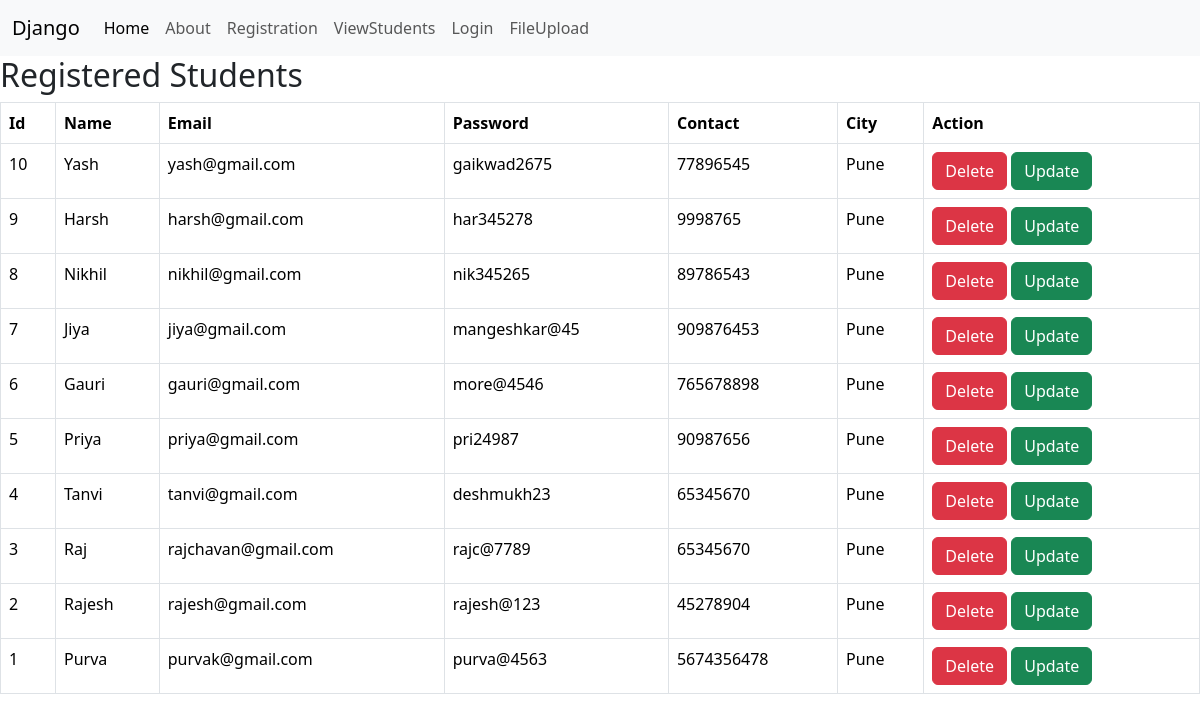
Before: /viewstudents/ with the older database file.
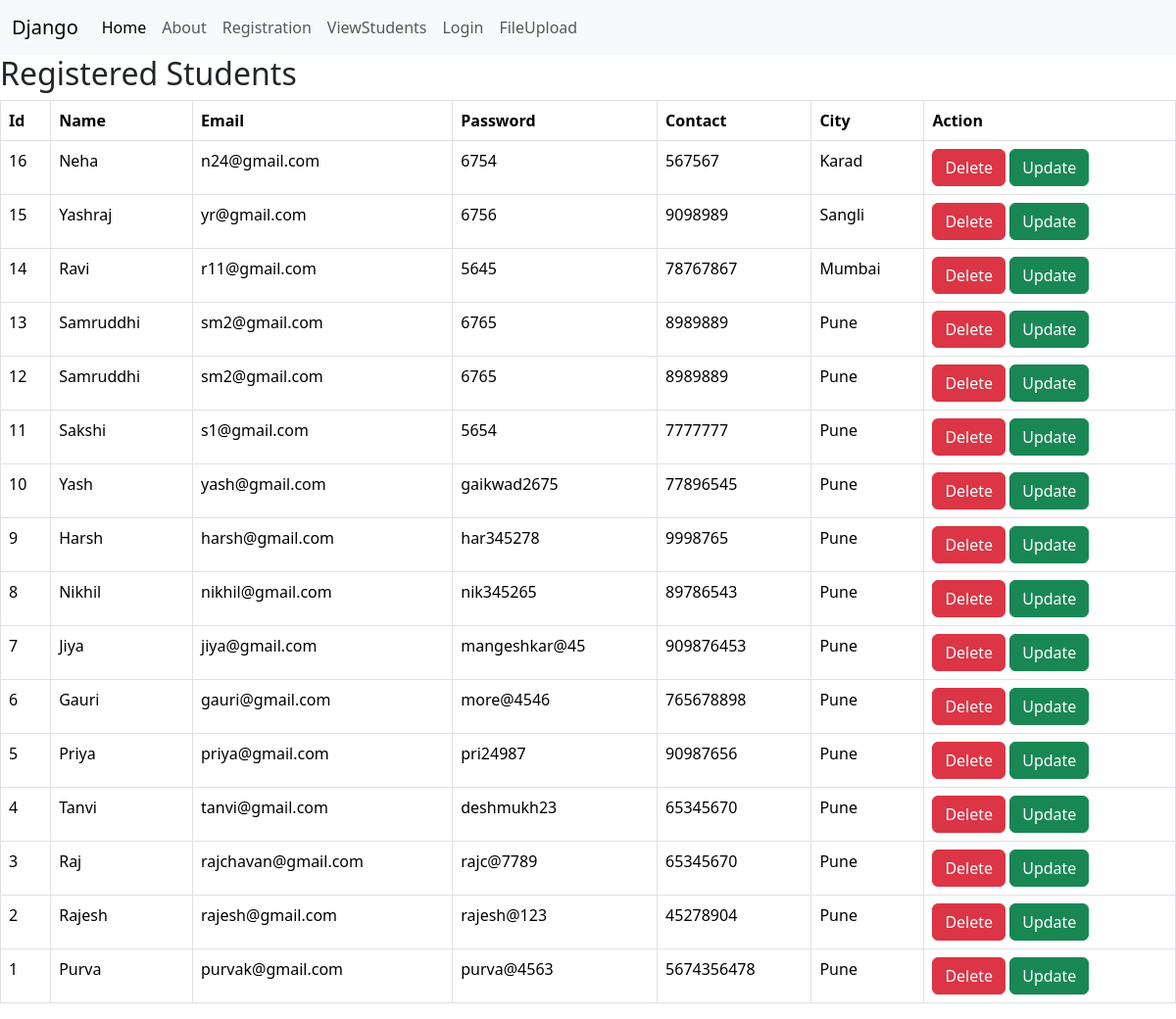
After: the same page with the newer database file.
### myapp/models.py (models this page shows)
class Students(models.Model):
    name=models.CharField(max_length=100)
    email=models.CharField(max_length=100)
    password=models.CharField(max_length=100)
    contact=models.CharField(max_length=100)
    city=models.CharField(max_length=100,default="Pune")

### myapp/views.py (the view)
# urls.py: path('viewstudents/',views.viewstudents),
def viewstudents(request):
    data=Students.objects.all().order_by('-id')
    return render(request,"viewstudents.html",{'data':data})

### templates/viewstudents.html (shortened to what this page needs)
<!DOCTYPE html>
<html lang="en">
<head>
    <link href="https://cdn.jsdelivr.net/npm/bootstrap@5.3.8/dist/css/bootstrap.min.css" rel="stylesheet">
</head>
<body>
    {% include 'navigation.html'%}
    <h2>Registered Students</h2>
    <table class="table table-bordered">
        <tr>
            <th>Id</th>
            <th>Name</th>
            <th>Email</th>
            <th>Password</th>
            <th>Contact</th>
            <th>City</th>
            <th>Action</th>
        </tr>
        {% for i in data %}
        <tr>
           <td>{{i.id}}</td>
           <td>{{i.name}}</td>
           <td>{{i.email}}</td>
           <td>{{i.password}}</td>
           <td>{{i.contact}}</td>
           <td>{{i.city}}</td>
           <td>
              <a href="/delete/{{i.id}}" class="btn btn-danger">Delete</a>
              <a href="/update/{{i.id}}" class="btn btn-success">Update</a>
           </td>
        </tr>
        {% endfor %}
    </table>
</body>
</html>

Changed rows visible on the page:
added Students: id "16", name "Neha", email "n24@gmail.com", password "6754", contact "567567", city "Karad"
added Students: id "15", name "Yashraj", email "yr@gmail.com", password "6756", contact "9098989", city "Sangli"
added Students: id "14", name "Ravi", email "r11@gmail.com", password "5645", contact "78767867", city "Mumbai"
added Students: id "13", name "Samruddhi", email "sm2@gmail.com", password "6765", contact "8989889", city "Pune"
added Students: id "12", name "Samruddhi", email "sm2@gmail.com", password "6765", contact "8989889", city "Pune"
added Students: id "11", name "Sakshi", email "s1@gmail.com", password "5654", contact "7777777", city "Pune"
